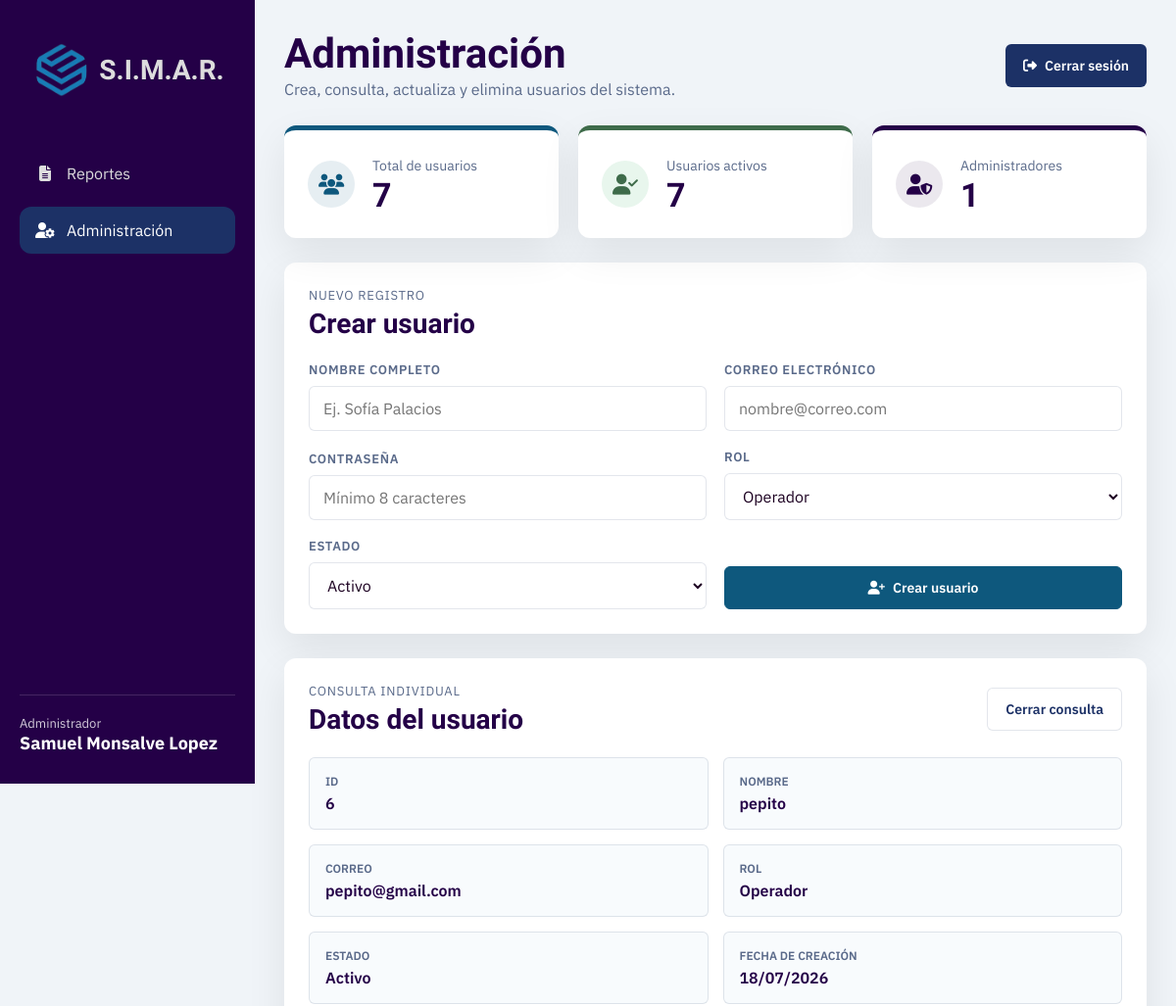
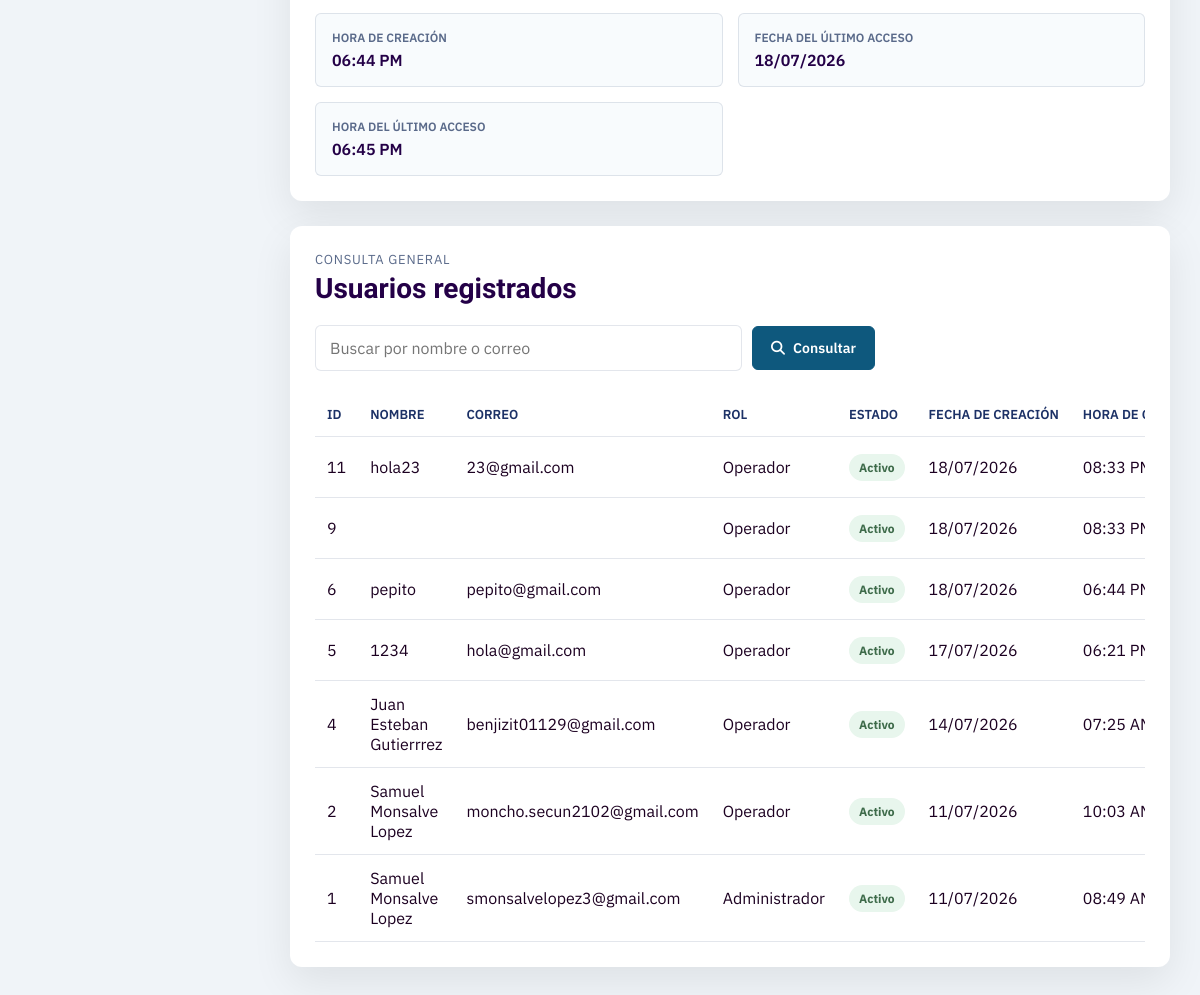
The app's page /web/views/admin.php?modo=ver&id=6 (signed in) with its own data (2 pictures, top to bottom).
### tables this page shows
CREATE TABLE `usuarios` (
  `id_usuario` int(11) NOT NULL,
  `nombre` varchar(100) NOT NULL,
  `correo` varchar(100) NOT NULL,
  `password_hash` varchar(255) NOT NULL,
  `rol` enum('Administrador','Operador') NOT NULL DEFAULT 'Operador',
  `activo` tinyint(1) NOT NULL,
  `fecha_creacion` timestamp NOT NULL DEFAULT current_timestamp(),
  `ultimo_acceso` datetime DEFAULT NULL
);

### web/views/admin.php (the view, shortened to what the rows shown need)
<?php
require_once __DIR__ . "/../controllers/adminUsuarios.php";
?>
<!DOCTYPE html>
<html lang="es">
<head>
    <link
        rel="stylesheet"
        href="https://cdnjs.cloudflare.com/ajax/libs/font-awesome/6.7.2/css/all.min.css"
    >
    <link
        rel="stylesheet"
        href="../assets/css/variables.css"
    >
    <link
        rel="stylesheet"
        href="../assets/css/admin.css"
    >
</head>
<body>
    <div class="dashboard">
        <aside
            class="sidebar"
            aria-label="Navegación principal"
        >
            <div>
                <a
                    href="admin.php"
                    class="logo"
                >
                    <h2>S.I.M.A.R.</h2>
                </a>
            </div>
        </aside>
        <main class="contenido">
            <header class="topbar">
                <div>
                    <h1>Administración</h1>
                </div>
            </header>
            <section
                class="panel"
                id="formulario-usuario"
            >
                <div class="panel-encabezado">
                    <div>
                        <h2>
                            <?= $modo === "editar"
                                ? "Editar usuario"
                                : "Crear usuario" ?>
                        </h2>
                    </div>
                </div>
            </section>
            <?php if (
                $modo === "ver" &&
                $usuarioSeleccionado
            ): ?>
                <?php
                $tieneFechaCreacion = !empty(
                    $usuarioSeleccionado["fecha_creacion"]
                );
                $fechaCreacion = $tieneFechaCreacion
                    ? date(
                        "d/m/Y",
                        strtotime(
                            $usuarioSeleccionado["fecha_creacion"]
                        )
                    )
                    : "Sin fecha registrada";
                $horaCreacion = $tieneFechaCreacion
                    ? date(
                        "h:i A",
                        strtotime(
                            $usuarioSeleccionado["fecha_creacion"]
                        )
                    )
                    : "Sin hora registrada";
                $tieneUltimoAcceso = !empty(
                    $usuarioSeleccionado["ultimo_acceso"]
                );
                $fechaUltimoAcceso = $tieneUltimoAcceso
                    ? date(
                        "d/m/Y",
                        strtotime(
                            $usuarioSeleccionado["ultimo_acceso"]
                        )
                    )
                    : "Sin acceso registrado";
                $horaUltimoAcceso = $tieneUltimoAcceso
                    ? date(
                        "h:i A",
                        strtotime(
                            $usuarioSeleccionado["ultimo_acceso"]
                        )
                    )
                    : "Sin acceso registrado";
                ?>
                <section class="panel detalle-usuario">
                    <div class="panel-encabezado">
                        <div>
                            <span class="panel-etiqueta">
                                Consulta individual
                            </span>
                            <h2>Datos del usuario</h2>
                        </div>
                        <a
                            class="btn btn--secundario"
                            href="admin.php"
                        >
                            Cerrar consulta
                        </a>
                    </div>
                    <dl>
                        <div>
                            <dt>ID</dt>
                            <dd>
                                <?= (int) $usuarioSeleccionado[
                                    "id_usuario"
                                ] ?>
                            </dd>
                        </div>
                        <div>
                            <dt>Nombre</dt>
                            <dd>
                                <?= limpiarSalida(
                                    $usuarioSeleccionado["nombre"]
                                ) ?>
                            </dd>
                        </div>
                        <div>
                            <dt>Correo</dt>
                            <dd>
                                <?= limpiarSalida(
                                    $usuarioSeleccionado["correo"]
                                ) ?>
                            </dd>
                        </div>
                        <div>
                            <dt>Rol</dt>
                            <dd>
                                <?= limpiarSalida(
                                    $usuarioSeleccionado["rol"]
                                ) ?>
                            </dd>
                        </div>
                        <div>
                            <dt>Estado</dt>
                            <dd>
                                <?= (int) $usuarioSeleccionado["activo"] === 1
                                    ? "Activo"
                                    : "Inactivo" ?>
                            </dd>
                        </div>
                        <div>
                            <dt>Fecha de creación</dt>
                            <dd>
                                <?= limpiarSalida($fechaCreacion) ?>
                            </dd>
                        </div>
                        <div>
                            <dt>Hora de creación</dt>
                            <dd>
                                <?= limpiarSalida($horaCreacion) ?>
                            </dd>
                        </div>
                        <div>
                            <dt>Fecha del último acceso</dt>
                            <dd>
                                <?= limpiarSalida($fechaUltimoAcceso) ?>
                            </dd>
                        </div>
                        <div>
                            <dt>Hora del último acceso</dt>
                            <dd>
                                <?= limpiarSalida($horaUltimoAcceso) ?>
                            </dd>
                        </div>
                    </dl>
                </section>
            <?php endif; ?>
            <section class="panel tabla-panel">
                <div class="panel-encabezado panel-encabezado--tabla">
                    <div>
                        <h2>Usuarios registrados</h2>
                    </div>
                </div>
                <div class="tabla-contenedor">
                    <table>
                        <thead>
                            <tr>
                                <th>ID</th>
                                <th>Nombre</th>
                                <th>Correo</th>
                                <th>Rol</th>
                                <th>Estado</th>
                                <th>Fecha de creación</th>
                                <th>Hora de creación</th>
                            </tr>
                        </thead>
                        <tbody>
                            <?php foreach ($usuarios as $usuario): ?>
                                <?php
                                $tieneFechaCreacionUsuario = !empty(
                                    $usuario["fecha_creacion"]
                                );
                                $fechaCreacionUsuario =
                                    $tieneFechaCreacionUsuario
                                        ? date(
                                            "d/m/Y",
                                            strtotime(
                                                $usuario["fecha_creacion"]
                                            )
                                        )
                                        : "Sin fecha";
                                $horaCreacionUsuario =
                                    $tieneFechaCreacionUsuario
                                        ? date(
                                            "h:i A",
                                            strtotime(
                                                $usuario["fecha_creacion"]
                                            )
                                        )
                                        : "Sin hora";
                                ?>
                                <tr>
                                    <td data-label="ID">
                                        <?= (int) $usuario["id_usuario"] ?>
                                    </td>
                                    <td data-label="Nombre">
                                        <?= limpiarSalida(
                                            $usuario["nombre"]
                                        ) ?>
                                    </td>
                                    <td data-label="Correo">
                                        <?= limpiarSalida(
                                            $usuario["correo"]
                                        ) ?>
                                    </td>
                                    <td data-label="Rol">
                                        <?= limpiarSalida(
                                            $usuario["rol"]
                                        ) ?>
                                    </td>
                                    <td data-label="Estado">
                                        <span
                                            class="estado estado--<?=
                                                (int) $usuario["activo"] === 1
                                                    ? "activo"
                                                    : "inactivo"
                                            ?>"
                                        >
                                            <?= (int) $usuario["activo"] === 1
                                                ? "Activo"
                                                : "Inactivo" ?>
                                        </span>
                                    </td>
                                    <td data-label="Fecha de creación">
                                        <?= limpiarSalida(
                                            $fechaCreacionUsuario
                                        ) ?>
                                    </td>
                                    <td data-label="Hora de creación">
                                        <?= limpiarSalida(
                                            $horaCreacionUsuario
                                        ) ?>
                                    </td>
                                </tr>
                            <?php endforeach; ?>
                        </tbody>
                    </table>
                </div>
            </section>
        </main>
    </div>
</body>
</html>

### records on screen
usuarios: id_usuario "6", nombre "pepito", correo "pepito@gmail.com", rol "Operador", fecha_creacion "18/07/2026", fecha_creacion "06:44 PM", ultimo_acceso "18/07/2026", ultimo_acceso "06:45 PM", activo "Activo", fecha_creacion "06:44…"
usuarios: id_usuario "11", nombre "hola23", correo "23@gmail.com", rol "Operador", activo "Activo", fecha_creacion "18/07/2026", fecha_creacion "08:33…"
usuarios: id_usuario "9", rol "Operador", activo "Activo", fecha_creacion "18/07/2026", fecha_creacion "08:33…"
usuarios: id_usuario "5", nombre "1234", correo "hola@gmail.com", rol "Operador", activo "Activo", fecha_creacion "17/07/2026", fecha_creacion "06:21…"
usuarios: id_usuario "4", nombre "Juan Esteban Gutierrrez", correo "benjizit01129@gmail.com", rol "Operador", activo "Activo", fecha_creacion "14/07/2026", fecha_creacion "07:25…"
usuarios: id_usuario "2", nombre "Samuel Monsalve Lopez", correo "moncho.secun2102@gmail.com", rol "Operador", activo "Activo", fecha_creacion "11/07/2026", fecha_creacion "10:03…"
usuarios: id_usuario "1", nombre "Samuel Monsalve Lopez", correo "smonsalvelopez3@gmail.com", rol "Administrador", activo "Activo", fecha_creacion "11/07/2026", fecha_creacion "08:49…"

### other values on screen
limpiarSalida($_SESSION["rol"]) "Administrador"
limpiarSalida($_SESSION["nombre"]) "Samuel Monsalve Lopez"
$resumenUsuarios["total"] "7"
$resumenUsuarios["activos"] "7"
$resumenUsuarios["administradores"] "1"
